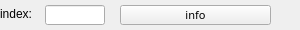
<?xml version="1.0" encoding="UTF-8"?>
<ui version="4.0">
 <class>slave_index_wid</class>
 <widget class="QWidget" name="slave_index_wid">
  <property name="geometry">
   <rect>
    <x>0</x>
    <y>0</y>
    <width>300</width>
    <height>30</height>
   </rect>
  </property>
  <property name="windowTitle">
   <string>Form</string>
  </property>
  <widget class="QPushButton" name="info">
   <property name="geometry">
    <rect>
     <x>120</x>
     <y>5</y>
     <width>151</width>
     <height>20</height>
    </rect>
   </property>
   <property name="font">
    <font>
     <family>文泉驿正黑</family>
     <pointsize>8</pointsize>
    </font>
   </property>
   <property name="text">
    <string>info</string>
   </property>
  </widget>
  <widget class="QLineEdit" name="index">
   <property name="geometry">
    <rect>
     <x>45</x>
     <y>5</y>
     <width>60</width>
     <height>20</height>
    </rect>
   </property>
   <property name="font">
    <font>
     <family>文泉驿正黑</family>
     <pointsize>8</pointsize>
    </font>
   </property>
   <property name="inputMask">
    <string/>
   </property>
  </widget>
  <widget class="QLabel" name="label">
   <property name="geometry">
    <rect>
     <x>0</x>
     <y>5</y>
     <width>54</width>
     <height>17</height>
    </rect>
   </property>
   <property name="text">
    <string>index:</string>
   </property>
  </widget>
 </widget>
 <resources/>
 <connections/>
</ui>
